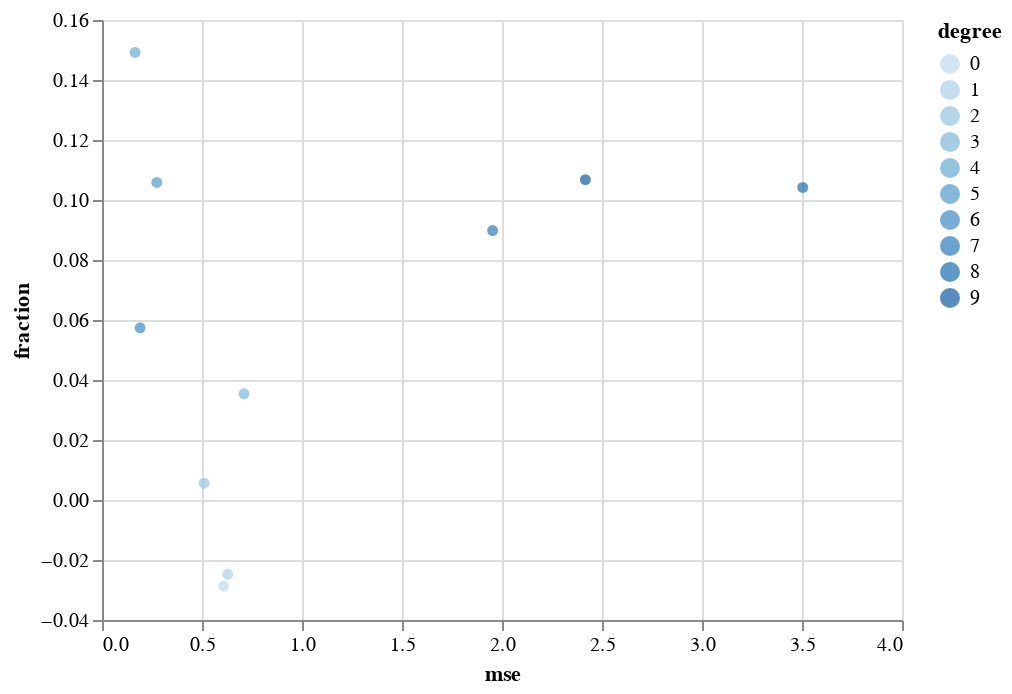

Write notebook code for a chart like this one.
### Markdown cell above
Compare the MSE and that inferred by summing individual terms by checking the fractions. The two should be approximately the same.

### Code cell
alt.Chart(
    df_stats.reset_index().assign(fraction=lambda df: (df.mse_by_sum - df.mse) / df.mse)
).mark_circle().encode(x="mse", y="fraction", color = "degree:O")

### Figure 1 — Vega-Lite specification as saved in the notebook (floating-point values rounded to 4 significant figures)
{"config": {"view": {"continuousWidth": 400, "continuousHeight": 300}}, "data": {"name": "data-8b1078d69362fbac8155d50e17392ea1"}, "mark": "circle", "encoding": {"color": {"type": "ordinal", "field": "degree"}, "x": {"type": "quantitative", "field": "mse"}, "y": {"type": "quantitative", "field": "fraction"}}, "$schema": "https://vega.github.io/schema/vega-lite/v4.8.1.json", "datasets": {"data-8b1078d69362fbac8155d50e17392ea1": [{"degree": 0, "avg_bias_squared": 0.4734, "avg_variance": 0.008075, "avg_noise": 0.1095, "mse_by_sum": 0.5909, "mse": 0.6084, "fraction": -0.02873}, {"degree": 1, "avg_bias_squared": 0.4748, "avg_variance": 0.02861, "avg_noise": 0.1095, "mse_by_sum": 0.6128, "mse": 0.6284, "fraction": -0.02477}, {"degree": 2, "avg_bias_squared": 0.3346, "avg_variance": 0.06953, "avg_noise": 0.1095, "mse_by_sum": 0.5136, "mse": 0.5107, "fraction": 0.005612}, {"degree": 3, "avg_bias_squared": 0.3524, "avg_variance": 0.2729, "avg_noise": 0.1095, "mse_by_sum": 0.7347, "mse": 0.7096, "fraction": 0.03538}, {"degree": 4, "avg_bias_squared": 0.02784, "avg_variance": 0.05279, "avg_noise": 0.1095, "mse_by_sum": 0.1901, "mse": 0.1654, "fraction": 0.1492}, {"degree": 5, "avg_bias_squared": 0.04487, "avg_variance": 0.149, "avg_noise": 0.1095, "mse_by_sum": 0.3033, "mse": 0.2743, "fraction": 0.1058}, {"degree": 6, "avg_bias_squared": 0.003894, "avg_variance": 0.08828, "avg_noise": 0.1095, "mse_by_sum": 0.2016, "mse": 0.1907, "fraction": 0.0574}, {"degree": 7, "avg_bias_squared": 0.1051, "avg_variance": 1.914, "avg_noise": 0.1095, "mse_by_sum": 2.129, "mse": 1.953, "fraction": 0.0898}, {"degree": 8, "avg_bias_squared": 0.2571, "avg_variance": 3.502, "avg_noise": 0.1095, "mse_by_sum": 3.869, "mse": 3.504, "fraction": 0.1042}, {"degree": 9, "avg_bias_squared": 0.5062, "avg_variance": 2.059, "avg_noise": 0.1095, "mse_by_sum": 2.675, "mse": 2.417, "fraction": 0.1068}]}}
